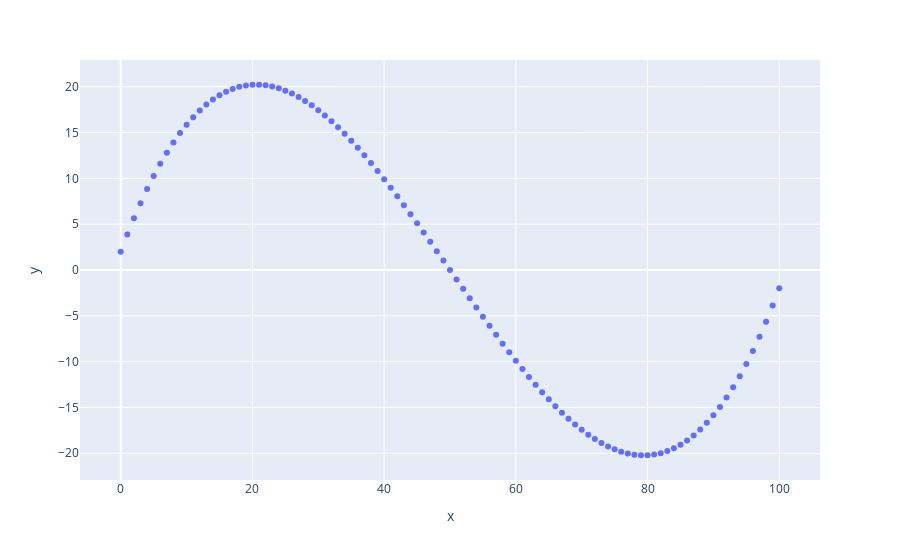

Notebook source saved alongside this figure:
### Code cell
m3 = laplacian_matrix(n)
x3 = np.linalg.solve(m3, d3)
fig = px.scatter(x=list(range(n)), y=x3)
fig.show()

### Figure 1 — Plotly figure (JSON) as saved in the notebook; plotly's stock layout.template omitted (floating-point values rounded to 4 significant figures)
{"data": [{"hovertemplate": "x=%{x}<br>y=%{y}<extra></extra>", "legendgroup": "", "marker": {"color": "#636efa", "symbol": "circle"}, "mode": "markers", "name": "", "orientation": "v", "showlegend": false, "type": "scatter", "x": [0, 1, 2, 3, 4, 5, 6, 7, 8, 9, 10, 11, 12, 13, 14, 15, 16, 17, 18, 19, 20, 21, 22, 23, 24, 25, 26, 27, 28, 29, 30, 31, 32, 33, 34, 35, 36, 37, 38, 39, 40, 41, 42, 43, 44, 45, 46, 47, 48, 49, 50, 51, 52, 53, 54, 55, 56, 57, 58, 59, 60, 61, 62, 63, 64, 65, 66, 67, 68, 69, 70, 71, 72, 73, 74, 75, 76, 77, 78, 79, 80, 81, 82, 83, 84, 85, 86, 87, 88, 89, 90, 91, 92, 93, 94, 95, 96, 97, 98, 99, 100], "xaxis": "x", "y": [2.0, 3.881, 5.646, 7.297, 8.836, 10.27, 11.59, 12.81, 13.92, 14.94, 15.86, 16.68, 17.41, 18.05, 18.61, 19.07, 19.46, 19.76, 19.99, 20.13, 20.21, 20.21, 20.15, 20.02, 19.82, 19.56, 19.25, 18.87, 18.45, 17.96, 17.43, 16.86, 16.23, 15.57, 14.86, 14.11, 13.33, 12.52, 11.68, 10.8, 9.905, 8.982, 8.038, 7.075, 6.095, 5.101, 4.095, 3.08, 2.057, 1.03, -1.714e-13, -1.03, -2.057, -3.08, -4.095, -5.101, -6.095, -7.075, -8.038, -8.982, -9.905, -10.8, -11.68, -12.52, -13.33, -14.11, -14.86, -15.57, -16.23, -16.86, -17.43, -17.96, -18.45, -18.87, -19.25, -19.56, -19.82, -20.02, -20.15, -20.21, -20.21, -20.13, -19.99, -19.76, -19.46, -19.07, -18.61, -18.05, -17.41, -16.68, -15.86, -14.94, -13.92, -12.81, -11.59, -10.27, -8.836, -7.297, -5.646, -3.881, -2.0], "yaxis": "y"}], "layout": {"legend": {"tracegroupgap": 0}, "margin": {"t": 60}, "xaxis": {"anchor": "y", "domain": [0, 1], "title": {"text": "x"}}, "yaxis": {"anchor": "x", "domain": [0, 1], "title": {"text": "y"}}}}
